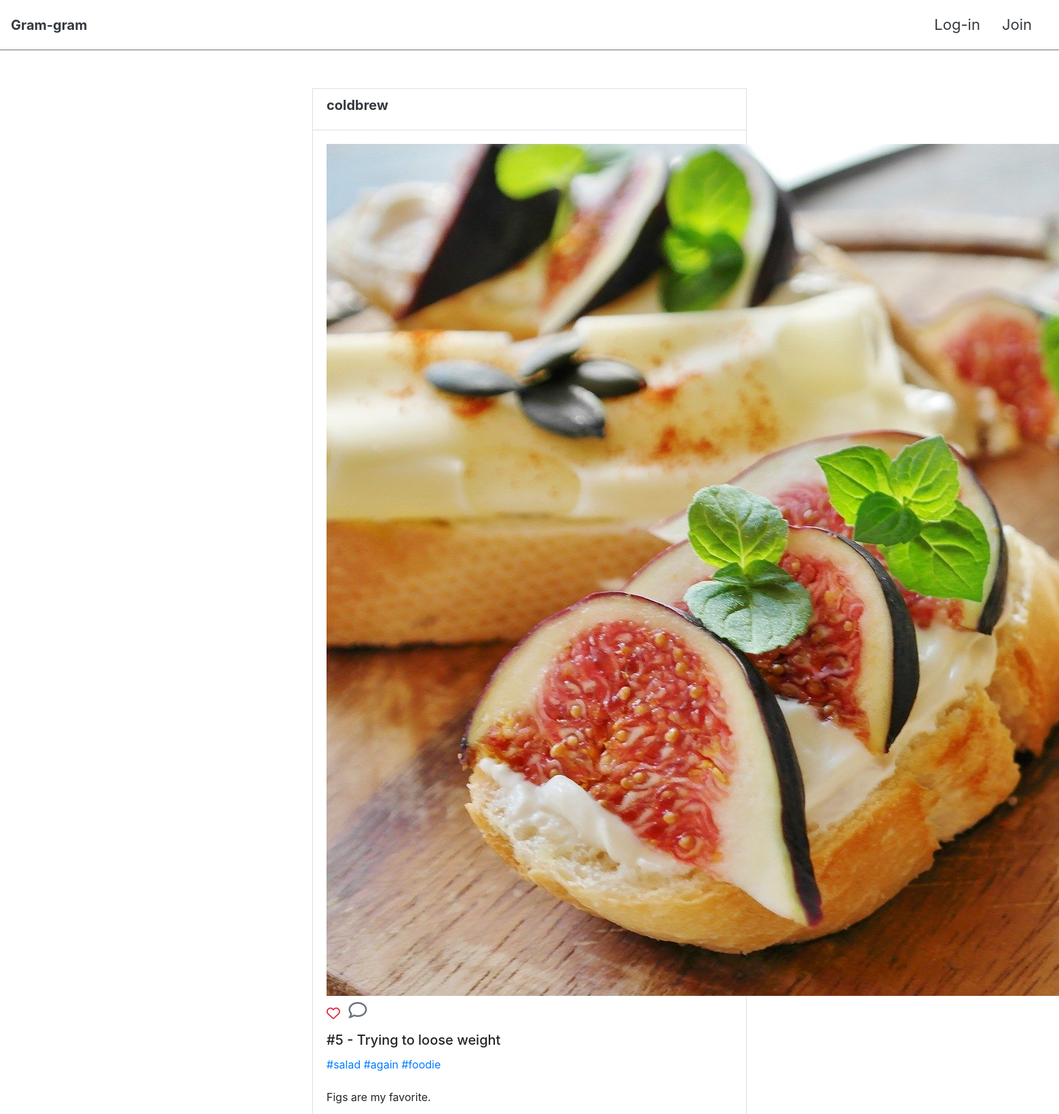
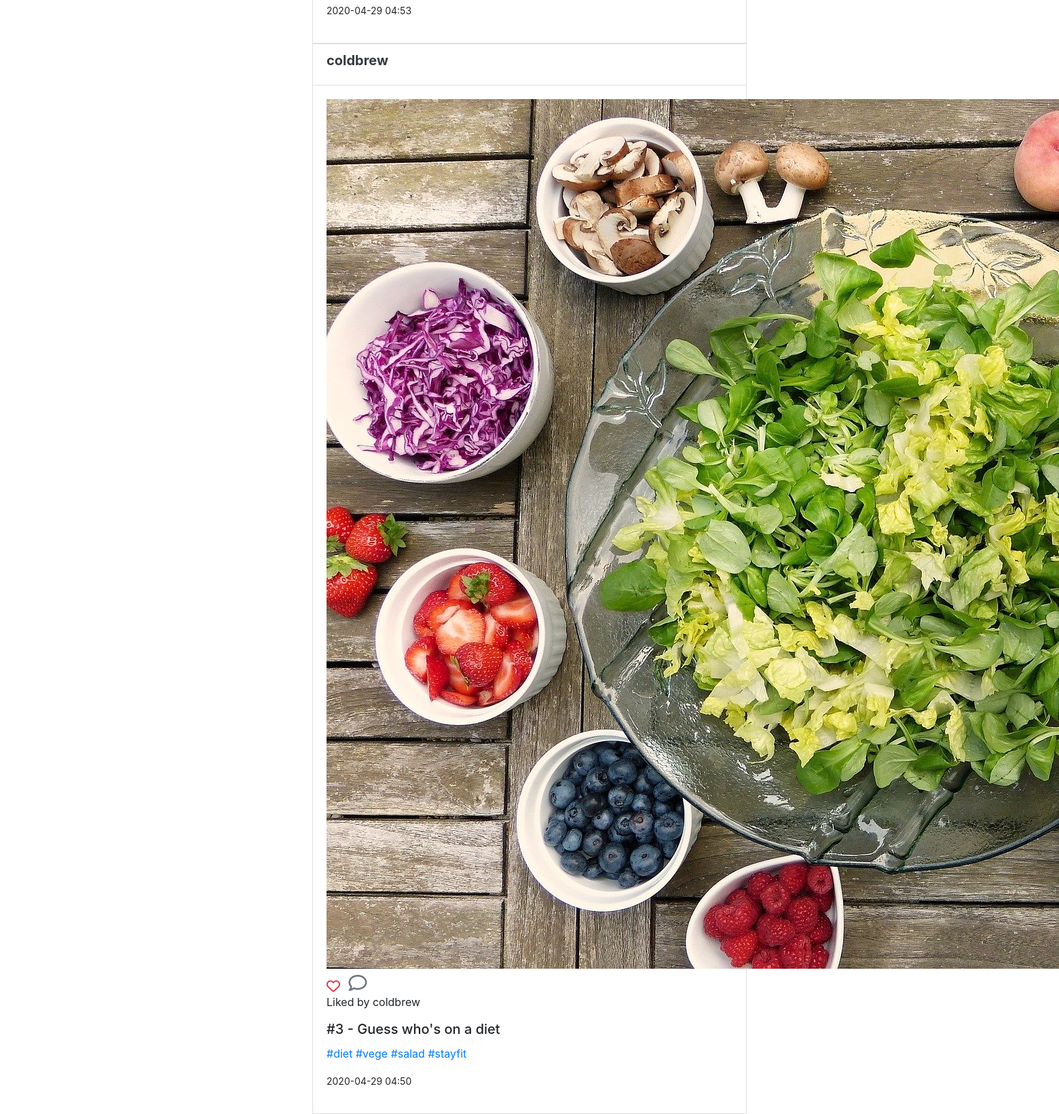
Screenshot of /articles/explore/salad/ with the database file from the repository (2 pictures, top to bottom).
### articles/models.py (models this page shows, shortened)
class Article(models.Model):
    title = models.CharField(max_length=100)
    content = models.TextField()
    image = models.ImageField(blank=True)
    image_thumbnail = ImageSpecField(source='image',
                                      processors=[ResizeToFit(700, 700)],
                                      format='JPEG',
                                      options={'quality': 60})
    created_at = models.DateTimeField(auto_now_add=True)
    updated_at = models.DateTimeField(auto_now=True)
    user = models.ForeignKey(settings.AUTH_USER_MODEL, on_delete=models.CASCADE)
    liked_users = models.ManyToManyField(settings.AUTH_USER_MODEL, related_name='liked_articles')
    tags = models.ManyToManyField('Hashtag', blank=True)
    class Meta:
        ordering = ['-created_at']

class Hashtag(models.Model):
    name = models.CharField(max_length=100, unique=True)

### accounts/models.py (models this page shows)
class User(AbstractUser):
    followers = models.ManyToManyField(settings.AUTH_USER_MODEL, related_name='followings')

### articles/views.py (the view)
# urls.py: path('', views.index, name='index'),
def index(request, tag=None):
    articles = Article.objects.prefetch_related('tags').order_by('-pk')
    if tag:
        articles = Article.objects.filter(tags__name__iexact=tag)
    context = {
        'articles': articles,
    }
    return render(request, 'articles/index.html', context)

### articles/templatetags/article_extras.py (called while the page is built)
@register.filter
def add_link(value):
    content = value.content
    tags = value.tags.all()
    for tag in tags:
        content = re.sub(r'\#'+tag.name+r'\b', '<a href="/articles/explore/'+tag.name+'/">#'+tag.name+'</a>', content)
    return content

### articles/templates/articles/index.html (shortened to what this page needs)
{% extends 'base.html' %}
{% load bootstrap4 %}
{% load article_extras %}
{% load mathfilters %}
{% block content %}
  {% for article in articles %}
  <div class="card m-auto rounded-0" style="width: 40rem;">
  <div class="card-header d-flex justify-content-between bg-white">
    <h5 class="card-title"><a href="{% url 'profile' article.user.username %}" class="text-dark text-decoration-none"><strong>{{ article.user.username }}</strong></a> </h5>
  </div>
  <div class="card-body ">
    <img src="{{article.image_thumbnail.url}}" class="d-block m-auto pb-2"/>
  <div>
    <span>{% include 'articles/like.html'%}</span>
    <span><a href="{% url 'articles:comments' article.pk %}"><i class="far fa-comment text-secondary" style='font-size:27px'></i></a></span>
  </div>
    <p>
      {% if article.liked_users.count >= 2 %}
        Liked by {{article.liked_users.first }} and {{article.liked_users.count|sub:1}} others
      {% elif article.liked_users.count == 1 %}
        Liked by {{article.liked_users.first }}
      {% endif %}
    </p>
    <h5 class="card-title">#{{article.pk}} - {{article.title}}</h5>
    <p>{{article|add_link|safe|linebreaksbr}}</p>
    <p><small>{{ article.created_at|date:'Y-m-d H:i' }}</small></p>
  </div>
  </div>
  {% empty %}
  <h3 class="text-center pt-5 mb-3">There is no post!</h3>
  <p class="text-center pb-2">Upload your first gram-gram photo today.</p>
  <a class="btn btn-warning text-white d-block w-25 m-auto" href="{% url 'articles:create' %}" style='font-size:22px;'><strong>Write a Post</strong> </a>
  {% endfor %}
{% endblock %}

### articles/templates/articles/like.html
<a href="{% url 'articles:like' article.pk %}">
    {% if user in article.liked_users.all %}
    <i class="fas fa-heart fa-lg text-danger mr-2"></i>
    {% else %}
    <i class="far fa-heart fa-lg text-danger mr-2 animated infinite bounce slow delay-1s"></i>
    {% endif %}
</a>

### rows the page displays
Article: user.username "coldbrew", image_thumbnail (picture), pk "5", title "Trying to loose weight", content+id "#salad #again #foodie Figs are my favorite.", created_at "2020-04-29 04:53"
Article: user.username "coldbrew", image_thumbnail (picture), liked_users.first "coldbrew", pk "3", title "Guess who's on a diet", content+id "#diet #vege #salad #stayfit", created_at "2020-04-29 04:50"
